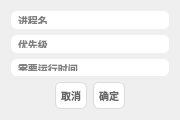
<?xml version="1.0" encoding="UTF-8"?>
<ui version="4.0">
 <class>AddProcessWidget</class>
 <widget class="QWidget" name="AddProcessWidget">
  <property name="geometry">
   <rect>
    <x>0</x>
    <y>0</y>
    <width>180</width>
    <height>120</height>
   </rect>
  </property>
  <property name="minimumSize">
   <size>
    <width>180</width>
    <height>120</height>
   </size>
  </property>
  <property name="windowTitle">
   <string>Form</string>
  </property>
  <layout class="QVBoxLayout" name="verticalLayout_2">
   <item>
    <layout class="QVBoxLayout" name="verticalLayout">
     <item>
      <widget class="QLineEdit" name="Name">
       <property name="styleSheet">
        <string notr="true">#Name{
border-radius: 6px;
padding: 5px;
font-size: 10px;
font-weight: bold;
 }</string>
       </property>
       <property name="inputMask">
        <string/>
       </property>
       <property name="text">
        <string/>
       </property>
       <property name="readOnly">
        <bool>false</bool>
       </property>
       <property name="placeholderText">
        <string>进程名</string>
       </property>
      </widget>
     </item>
     <item>
      <widget class="QLineEdit" name="Priority">
       <property name="styleSheet">
        <string notr="true">#Priority{
border-radius: 6px;
padding: 5px;
font-size: 10px;
font-weight: bold;
 }</string>
       </property>
       <property name="text">
        <string/>
       </property>
       <property name="placeholderText">
        <string>优先级</string>
       </property>
      </widget>
     </item>
     <item>
      <widget class="QLineEdit" name="Ntime">
       <property name="styleSheet">
        <string notr="true">#Ntime{
border-radius: 6px;
padding: 5px;
font-size: 10px;
font-weight: bold;
 }</string>
       </property>
       <property name="text">
        <string/>
       </property>
       <property name="placeholderText">
        <string>需要运行时间</string>
       </property>
      </widget>
     </item>
    </layout>
   </item>
   <item>
    <spacer name="verticalSpacer">
     <property name="orientation">
      <enum>Qt::Orientation::Vertical</enum>
     </property>
     <property name="sizeHint" stdset="0">
      <size>
       <width>20</width>
       <height>40</height>
      </size>
     </property>
    </spacer>
   </item>
   <item>
    <layout class="QHBoxLayout" name="horizontalLayout">
     <item>
      <spacer name="horizontalSpacer">
       <property name="orientation">
        <enum>Qt::Orientation::Horizontal</enum>
       </property>
       <property name="sizeHint" stdset="0">
        <size>
         <width>40</width>
         <height>20</height>
        </size>
       </property>
      </spacer>
     </item>
     <item>
      <widget class="QPushButton" name="CancleButton">
       <property name="styleSheet">
        <string notr="true">#CancleButton{
border-radius: 6px;
padding: 5px;
font-size: 10px;
font-weight: bold;
background-color: #FFFFFF; 
border: 1px solid #DCDCDC; 
color: #666666;
 }

#CancleButton:hover {
            background-color: #5AA2F1;
 }
#CancleButton:pressed {
            background-color: #357ABD;
            padding-top: 11px; padding-bottom: 9px;
 }</string>
       </property>
       <property name="text">
        <string>取消</string>
       </property>
      </widget>
     </item>
     <item>
      <widget class="QPushButton" name="ComfireButton">
       <property name="styleSheet">
        <string notr="true">#ComfireButton{
border-radius: 6px;
padding: 5px;
font-size: 10px;
font-weight: bold;
background-color: #FFFFFF; 
border: 1px solid #DCDCDC; 
color: #666666;
 }

#ComfireButton:hover {
            background-color: #5AA2F1;
 }
#ComfireButton:pressed {
            background-color: #357ABD;
            padding-top: 11px; padding-bottom: 9px;
 }

#ComfireButton:disabled {
        background-color: #E0E0E0;
        color: #A0A0A0;
        border: 1px solid #D3D3D3;
}</string>
       </property>
       <property name="text">
        <string>确定</string>
       </property>
      </widget>
     </item>
     <item>
      <spacer name="horizontalSpacer_2">
       <property name="orientation">
        <enum>Qt::Orientation::Horizontal</enum>
       </property>
       <property name="sizeHint" stdset="0">
        <size>
         <width>40</width>
         <height>20</height>
        </size>
       </property>
      </spacer>
     </item>
    </layout>
   </item>
  </layout>
 </widget>
 <resources/>
 <connections/>
</ui>
